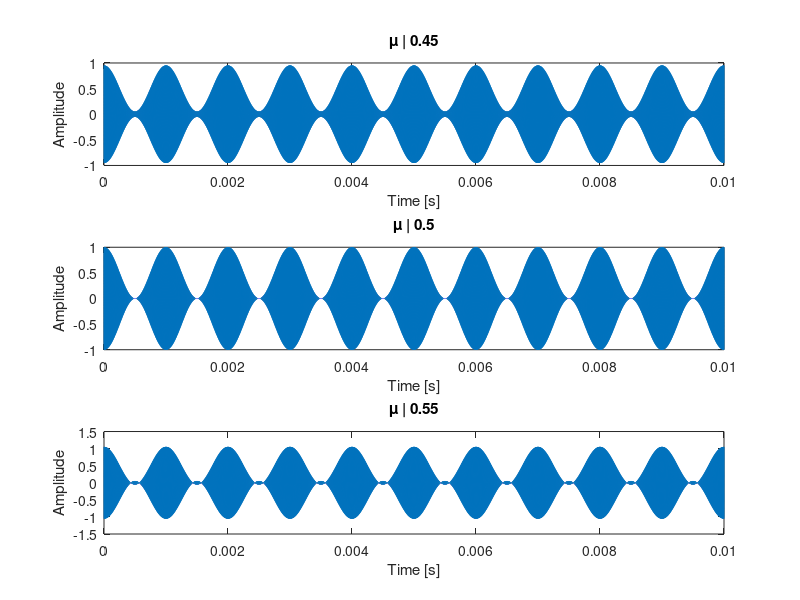
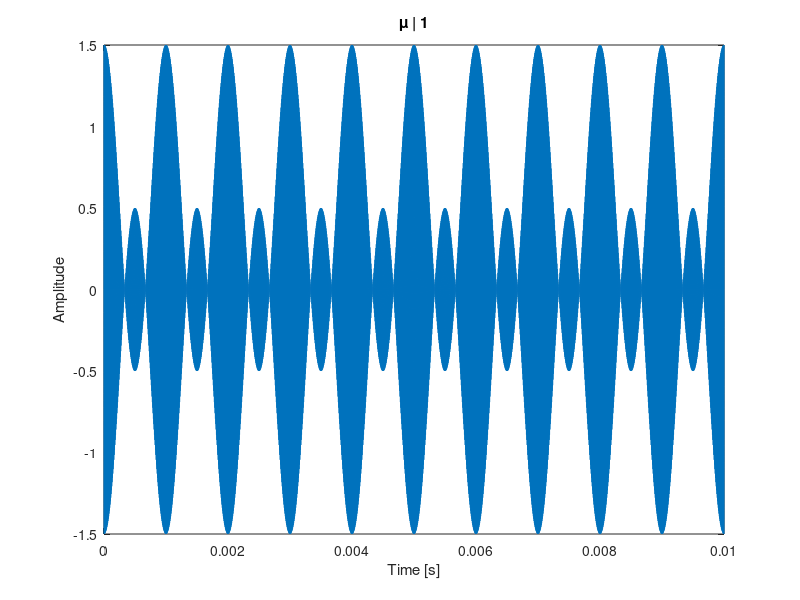

Here is the MATLAB script that generated these plots, in order:
clc; close all; clear;
wM = 2*pi*1000;
wC = 2*pi*180e3;
Am = 4;%Message Signal Amplitude
t = linspace(0,0.01,360e3);
messSig = Am*cos(wM.*t);
carrSig = cos(wC.*t);
a1 = linspace(0.45,0.55,3);

%Message Signal Attenuated by a factor of 2
xAM = zeros(length(a1),length(t));
figure();
for j = 1: length(a1)
    xAM(j,:) = 0.50*(1 + (a1(j)/2).*(messSig)).*carrSig;
    subplot(3,1,j);
    plot(t, xAM(j,:));
    xlabel('Time [s]');
    ylabel('Amplitude');
    tString = sprintf('\\mu | %g', a1(j));
    title(tString);
end
hold off;

%Extremely Overmodulated Signal
figure()
aOve = 1;
xAMOve = 0.50*(1 + (aOve/2).*(messSig)).*carrSig;
plot(t, xAMOve);
xlabel('Time [s]');
ylabel('Amplitude');
tString = sprintf('\\mu | %g', aOve);
title(tString);
